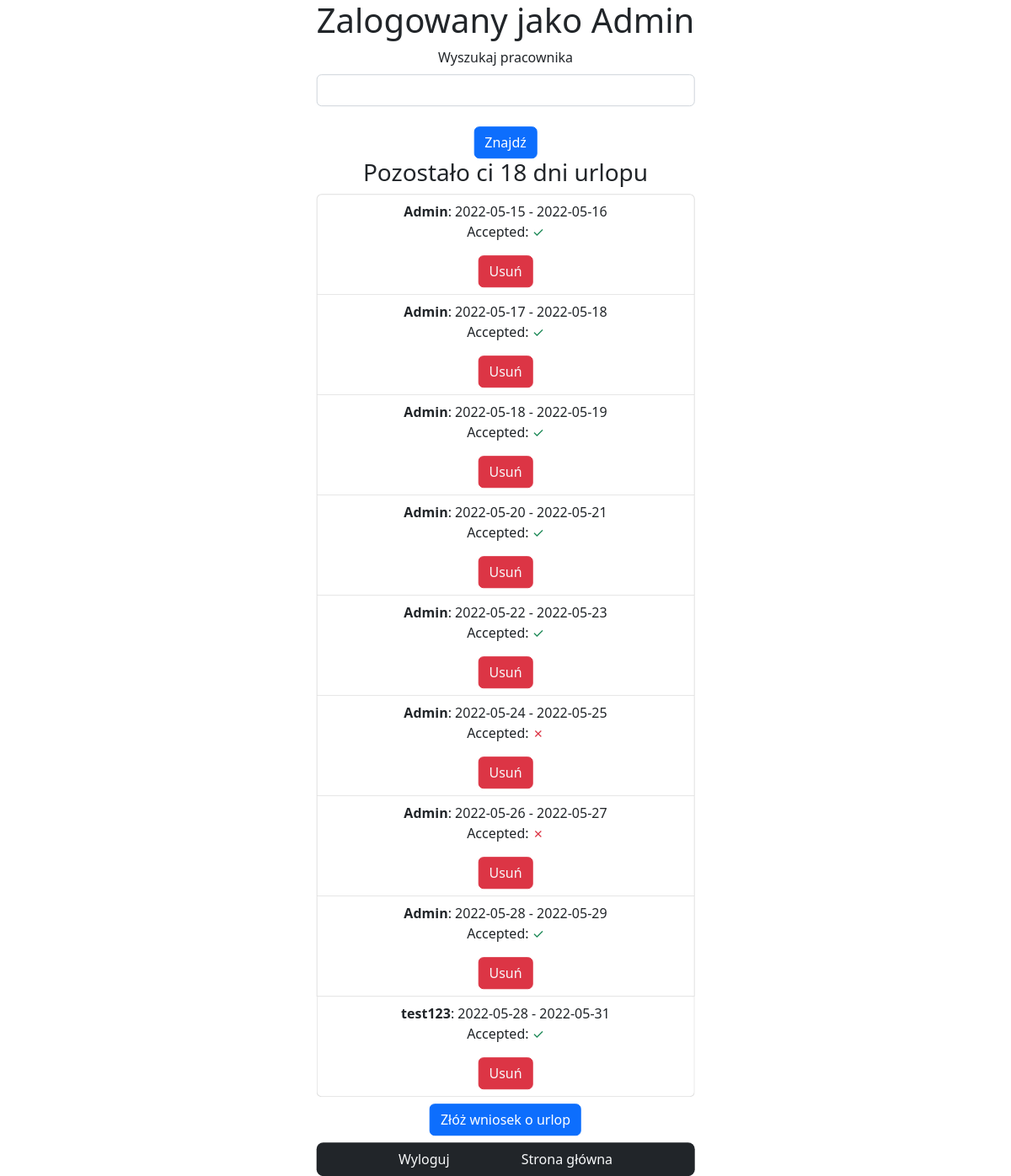
Page /leave/Admin (signed in) on the committed database.
### urlop/models.py (models this page shows, shortened)
class User(db.Model, UserMixin):
    id = db.Column(db.Integer, primary_key=True)
    username = db.Column(db.String(30), unique=True, nullable=False)
    email = db.Column(db.String(40), unique=True, nullable=False)
    role = db.Column(db.String(20), default='user')
    password = db.Column(db.String(60), nullable=False)
    leave = db.relationship('Leave', backref='user', lazy=True)
    days_left = db.Column(db.Integer, default=26)

class Leave(db.Model, UserMixin):
    id = db.Column(db.Integer, primary_key=True)
    start_day = db.Column(db.DateTime, nullable=False)
    end_day = db.Column(db.DateTime, nullable=False)
    accepted = db.Column(db.Boolean, unique=False, default=False)
    user_id = db.Column(db.Integer, db.ForeignKey('user.id'), nullable=False)

### urlop/routes.py (the view, shortened to what this page needs)
@app.route('/leave/<string:name>', methods=['POST', 'GET'])
def leave(name):
    form = LeaveForm()
    form_search = SearchForm()
    user = User.query.filter_by(username=name).first_or_404()
    if current_user.role == 'Admin':
        leaves = Leave.query.all()
    else:
        leaves = User.query.filter_by(username=current_user.username).first().leave
    return render_template('leave.html', form=form, form_search=form_search, leaves=leaves, title=name)

### urlop/forms.py (shortened to what this page needs)
class LeaveForm(FlaskForm):
    start_date = DateField('Początek urlopu', validators=[DataRequired()])
    end_date = DateField('Koniec urlopu', validators=[DataRequired()])
    display_days_errors = StringField('')
    submit = SubmitField('Wyślij urlop')

class SearchForm(FlaskForm):
    searchText = StringField('Wyszukaj pracownika')
    submit = SubmitField('Znajdź')

### urlop/models.py (called while the page is built)
@login_manager.user_loader
def load_user(user_id):
    return User.query.get(int(user_id))

### urlop/templates/leave.html (shortened to what this page needs)
{% extends 'base.html' %}
{% block content %}
    <h1>Zalogowany jako {{ current_user.username }}</h1>
    <form method="POST" action="">
            {{ form_search.searchText.label(class="form-label") }}
            {{ form_search.searchText(class="form-control") }}
            <br>
            {{ form_search.submit(class="btn btn-primary") }}
    </form>
    <h3>Pozostało ci {{ current_user.days_left }} dni urlopu</h3>
    <div class="list-group">
        {% for leave in leaves %}
            <div class="list-group-item">
                <h7 class="fw-bolder">{{leave.user.username}}</h7>: {{ leave.start_day.date() }} - {{ leave.end_day.date() }}
                {% if current_user.role == 'Admin' %}
                    <p>
                    Accepted:
                        {% if leave.accepted %}
                        <a href="{{url_for('change_accept', leave_id=leave.id)}}" class="text-success  text-decoration-none">
                        ✓
                        </a>
                        {% else %}
                        <a href="{{url_for('change_accept', leave_id=leave.id)}}" class="text-danger text-decoration-none">
                        ✗
                        </a>
                    {% endif %}
                    </p>
                    <button type="button" class="btn btn-danger">
                        <a href="{{url_for('delete_leave', leave_id=leave.id)}}" class="link-light text-decoration-none">
                            Usuń
                        </a>
                    </button>
                {% else %}
                    {% if leave.accepted %}
                        <p class="fs-2 text-success">Accepted: ✓  </p>
                    {% else %}
                        <p class="fs-2 text-danger">Accepted: ✗ </p>
                    {% endif %}
                {% endif %}
            </div>
        {% endfor %}
    </div>
    <button type="button" class="btn btn-primary m-2" data-bs-toggle="modal" data-bs-target="#sendModal">
        Złóż wniosek o urlop
    </button>
    <nav class="navbar navbar-dark bg-dark rounded-3">
        <div class="container-sm d-flex justify-content-evenly">
            {% if current_user.is_authenticated %}
                    <a href="{{url_for('logout')}}" class="link-light text-decoration-none">Wyloguj</a>
                    <a href="{{url_for('index')}}" class="link-light text-decoration-none">Strona główna</a>
                {% else %}
                <a href="{{url_for('login')}}" class="link-light text-decoration-none">Zaloguj się</a>
                <a href="{{url_for('index')}}" class="link-light text-decoration-none">Strona główna</a>
            {% endif %}
        </div>
    </nav>
{% endblock content %}

### rows in the picture
User: days_left "18"
Leave: user.username "Admin", start_day "2022-05-15", end_day "2022-05-16"
Leave: user.username "Admin", start_day "2022-05-17", end_day "2022-05-18"
Leave: user.username "Admin", start_day "2022-05-18", end_day "2022-05-19"
Leave: user.username "Admin", start_day "2022-05-20", end_day "2022-05-21"
Leave: user.username "Admin", start_day "2022-05-22", end_day "2022-05-23"
Leave: user.username "Admin", start_day "2022-05-24", end_day "2022-05-25"
Leave: user.username "Admin", start_day "2022-05-26", end_day "2022-05-27"
Leave: user.username "Admin", start_day "2022-05-28", end_day "2022-05-29"
Leave: user.username "test123", start_day "2022-05-28", end_day "2022-05-31"
